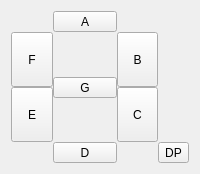
    <widget class="Q3Frame" name="frame3" native="true">
     <layout class="QGridLayout">
      <item row="0" column="0">
       <layout class="QHBoxLayout">
        <property name="spacing">
         <number>0</number>
        </property>
        <item>
         <layout class="QGridLayout" name="gl_segments">
          <item row="3" column="3" rowspan="2">
           <widget class="QToolButton" name="tbC">
            <property name="sizePolicy">
             <sizepolicy hsizetype="Preferred" vsizetype="Preferred">
              <horstretch>0</horstretch>
              <verstretch>0</verstretch>
             </sizepolicy>
            </property>
            <property name="text">
             <string>C</string>
            </property>
            <property name="checkable">
             <bool>true</bool>
            </property>
           </widget>
          </item>
          <item row="1" column="3" rowspan="2">
           <widget class="QToolButton" name="tbB">
            <property name="sizePolicy">
             <sizepolicy hsizetype="Preferred" vsizetype="Preferred">
              <horstretch>0</horstretch>
              <verstretch>0</verstretch>
             </sizepolicy>
            </property>
            <property name="text">
             <string>B</string>
            </property>
            <property name="checkable">
             <bool>true</bool>
            </property>
           </widget>
          </item>
          <item row="1" column="0" rowspan="2">
           <widget class="QToolButton" name="tbF">
            <property name="sizePolicy">
             <sizepolicy hsizetype="Preferred" vsizetype="Preferred">
              <horstretch>0</horstretch>
              <verstretch>0</verstretch>
             </sizepolicy>
            </property>
            <property name="text">
             <string>F</string>
            </property>
            <property name="checkable">
             <bool>true</bool>
            </property>
           </widget>
          </item>
          <item row="3" column="0" rowspan="2">
           <widget class="QToolButton" name="tbE">
            <property name="sizePolicy">
             <sizepolicy hsizetype="Preferred" vsizetype="Preferred">
              <horstretch>0</horstretch>
              <verstretch>0</verstretch>
             </sizepolicy>
            </property>
            <property name="text">
             <string>E</string>
            </property>
            <property name="checkable">
             <bool>true</bool>
            </property>
           </widget>
          </item>
          <item row="2" column="1" rowspan="2">
           <widget class="QToolButton" name="tbG">
            <property name="sizePolicy">
             <sizepolicy hsizetype="Preferred" vsizetype="Fixed">
              <horstretch>0</horstretch>
              <verstretch>0</verstretch>
             </sizepolicy>
            </property>
            <property name="minimumSize">
             <size>
              <width>64</width>
              <height>0</height>
             </size>
            </property>
            <property name="text">
             <string>G</string>
            </property>
            <property name="checkable">
             <bool>true</bool>
            </property>
           </widget>
          </item>
          <item row="5" column="1">
           <widget class="QToolButton" name="tbD">
            <property name="sizePolicy">
             <sizepolicy hsizetype="Preferred" vsizetype="Fixed">
              <horstretch>0</horstretch>
              <verstretch>0</verstretch>
             </sizepolicy>
            </property>
            <property name="minimumSize">
             <size>
              <width>64</width>
              <height>0</height>
             </size>
            </property>
            <property name="text">
             <string>D</string>
            </property>
            <property name="checkable">
             <bool>true</bool>
            </property>
           </widget>
          </item>
          <item row="0" column="1">
           <widget class="QToolButton" name="tbA">
            <property name="sizePolicy">
             <sizepolicy hsizetype="Preferred" vsizetype="Fixed">
              <horstretch>0</horstretch>
              <verstretch>0</verstretch>
             </sizepolicy>
            </property>
            <property name="minimumSize">
             <size>
              <width>64</width>
              <height>0</height>
             </size>
            </property>
            <property name="text">
             <string>A</string>
            </property>
            <property name="checkable">
             <bool>true</bool>
            </property>
           </widget>
          </item>
         </layout>
        </item>
        <item>
         <layout class="QVBoxLayout">
          <item>
           <spacer name="spacer12">
            <property name="orientation">
             <enum>Qt::Vertical</enum>
            </property>
            <property name="sizeType">
             <enum>QSizePolicy::Expanding</enum>
            </property>
            <property name="sizeHint" stdset="0">
             <size>
              <width>20</width>
              <height>131</height>
             </size>
            </property>
           </spacer>
          </item>
          <item>
           <widget class="QToolButton" name="tbDP">
            <property name="text">
             <string>DP</string>
            </property>
            <property name="checkable">
             <bool>true</bool>
            </property>
           </widget>
          </item>
         </layout>
        </item>
       </layout>
      </item>
     </layout>
    </widget>
